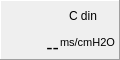
   <widget class="QFrame" name="CdinShow_frame">
    <property name="geometry">
     <rect>
      <x>660</x>
      <y>320</y>
      <width>120</width>
      <height>60</height>
     </rect>
    </property>
    <property name="frameShape">
     <enum>QFrame::Panel</enum>
    </property>
    <property name="frameShadow">
     <enum>QFrame::Raised</enum>
    </property>
    <widget class="QLabel" name="CdinShow_value">
     <property name="geometry">
      <rect>
       <x>1</x>
       <y>19</y>
       <width>58</width>
       <height>40</height>
      </rect>
     </property>
     <property name="font">
      <font>
       <pointsize>14</pointsize>
      </font>
     </property>
     <property name="autoFillBackground">
      <bool>true</bool>
     </property>
     <property name="styleSheet">
      <string notr="true"/>
     </property>
     <property name="frameShape">
      <enum>QFrame::NoFrame</enum>
     </property>
     <property name="text">
      <string>--</string>
     </property>
     <property name="textFormat">
      <enum>Qt::RichText</enum>
     </property>
     <property name="alignment">
      <set>Qt::AlignBottom|Qt::AlignRight|Qt::AlignTrailing</set>
     </property>
     <property name="margin">
      <number>4</number>
     </property>
     <property name="indent">
      <number>0</number>
     </property>
    </widget>
    <widget class="QLabel" name="CdinShow_unit">
     <property name="geometry">
      <rect>
       <x>60</x>
       <y>35</y>
       <width>60</width>
       <height>15</height>
      </rect>
     </property>
     <property name="font">
      <font>
       <pointsize>8</pointsize>
      </font>
     </property>
     <property name="text">
      <string>ms/cmH2O</string>
     </property>
    </widget>
    <widget class="QLabel" name="CdinShow_label">
     <property name="geometry">
      <rect>
       <x>69</x>
       <y>1</y>
       <width>50</width>
       <height>30</height>
      </rect>
     </property>
     <property name="text">
      <string>C din</string>
     </property>
     <property name="wordWrap">
      <bool>true</bool>
     </property>
    </widget>
   </widget>
